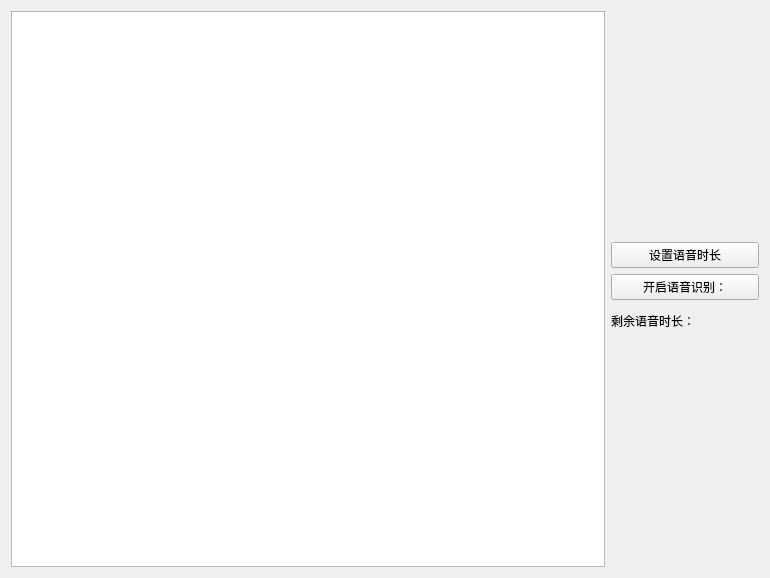
<?xml version="1.0" encoding="UTF-8"?>
<ui version="4.0">
 <class>Form</class>
 <widget class="QWidget" name="Form">
  <property name="geometry">
   <rect>
    <x>0</x>
    <y>0</y>
    <width>770</width>
    <height>578</height>
   </rect>
  </property>
  <property name="windowTitle">
   <string>Form</string>
  </property>
  <layout class="QVBoxLayout" name="verticalLayout_2">
   <item>
    <layout class="QHBoxLayout" name="horizontalLayout" stretch="4,1">
     <item>
      <widget class="QTextBrowser" name="textBrowser"/>
     </item>
     <item>
      <layout class="QVBoxLayout" name="verticalLayout" stretch="0,0,0,1,0">
       <item>
        <spacer name="verticalSpacer_4">
         <property name="orientation">
          <enum>Qt::Vertical</enum>
         </property>
         <property name="sizeHint" stdset="0">
          <size>
           <width>20</width>
           <height>40</height>
          </size>
         </property>
        </spacer>
       </item>
       <item>
        <widget class="QPushButton" name="pushButton_2">
         <property name="text">
          <string>设置语音时长</string>
         </property>
        </widget>
       </item>
       <item>
        <widget class="QPushButton" name="pushButton">
         <property name="text">
          <string>开启语音识别：</string>
         </property>
        </widget>
       </item>
       <item>
        <widget class="QLabel" name="label">
         <property name="maximumSize">
          <size>
           <width>16777215</width>
           <height>30</height>
          </size>
         </property>
         <property name="text">
          <string>剩余语音时长：</string>
         </property>
        </widget>
       </item>
       <item>
        <spacer name="verticalSpacer_3">
         <property name="orientation">
          <enum>Qt::Vertical</enum>
         </property>
         <property name="sizeHint" stdset="0">
          <size>
           <width>20</width>
           <height>40</height>
          </size>
         </property>
        </spacer>
       </item>
      </layout>
     </item>
    </layout>
   </item>
  </layout>
 </widget>
 <resources/>
 <connections/>
</ui>
